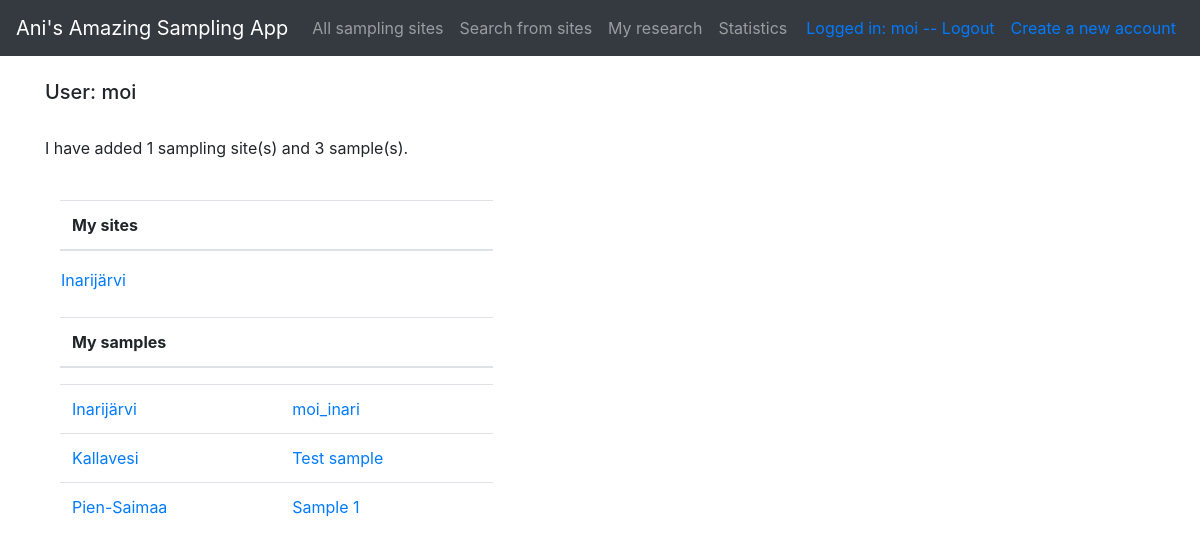
/auth/own (signed in), run on an earlier commit of the app's database.
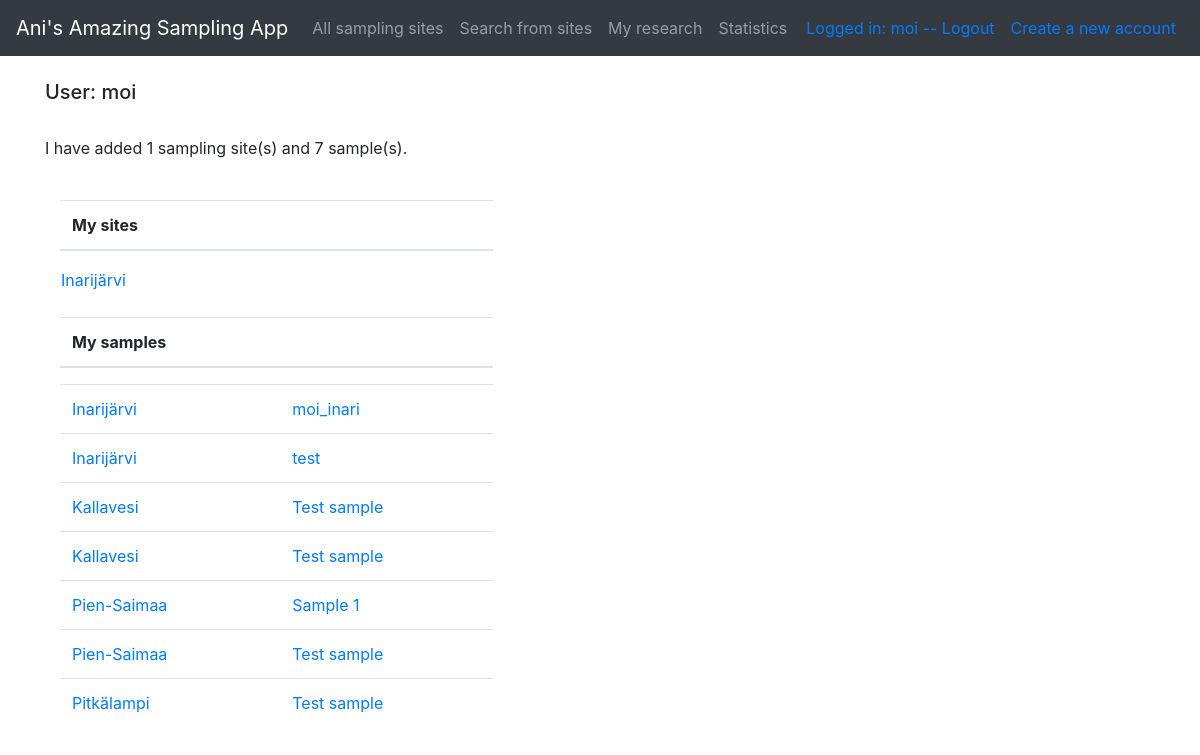
And on a later commit of the database.
### application/auth/models.py (models this page shows, shortened)
class User(Base):
    __tablename__="account"
    name = db.Column(db.String(144), nullable=False)
    username = db.Column(db.String(144), nullable=False)
    password = db.Column(db.String(144), nullable=False)
    mysites = db.relationship("Site", cascade="all, delete-orphan", secondary=users_sites,
        backref=db.backref('mysites', lazy='dynamic'), single_parent=True)
    mysamples = db.relationship("Sample", cascade="all, delete-orphan", secondary=users_samples,
        backref=db.backref('mysites', lazy='dynamic'), single_parent=True)
    @staticmethod
    def count_users_sites(userid):
        stmt = text("SELECT COUNT(users_sites.site_id)"
                    " FROM users_sites"
                    " WHERE user_id = :userid").params(userid=userid)
        result = db.engine.execute(stmt)
        return result.fetchone()[0]
    @staticmethod
    def count_users_samples(userid):
        stmt = text("SELECT COUNT(users_samples.sample_id)"
                    " FROM users_samples"
                    " WHERE user_id = :userid").params(userid=userid)
        result = db.engine.execute(stmt)
        return result.fetchone()[0]
    @staticmethod
    def list_users_sites(userid):
        stmt = text("SELECT site.id AS siteid, site.name AS sitename"
                    " FROM site"
                    " LEFT JOIN users_sites ON site.id = users_sites.site_id"
                    " WHERE users_sites.user_id = :userid").params(userid=userid)
        res = db.engine.execute(stmt)
        response = []
        for row in res:
            response.append({"siteid":row[0], "sitename":row[1]})
        return response
    @staticmethod
    def list_users_samples(userid):
        stmt = text("SELECT site.id as siteid, site.name as sitename, sample.samplename as samplename, sample.id as sampleid"
        " FROM users_samples"
        " JOIN sample ON sample.id = users_samples.sample_id"
        " JOIN site ON site.id = sample.site_id"
        " WHERE users_samples.user_id = :userid"
        " ORDER BY site.name").params(userid=userid)
        res = db.engine.execute(stmt)
        response = []
        for row in res:
            response.append({"siteid":row[0], "sitename":row[1], "samplename":row[2], "sampleid":row[3]})
        return response

### application/sites/models.py (models this page shows, shortened)
class Site(Base):
    __tablename__="site"
    name = db.Column(db.String(144), nullable=False, index=True)
    samples = db.relationship("Sample", backref="site", lazy=True, cascade="all, delete-orphan", single_parent=True)

### application/samples/models.py (models this page shows, shortened)
class Sample(Base):
    __tablename__="sample"
    samplename = db.Column(db.String(144), nullable=False)
    sampletype = db.Column(db.String(144), nullable=False, index=True)
    species = db.Column(db.String(144), nullable=False, index=True)
    amount = db.Column(db.String(144), nullable=False)
    site_id = db.Column(db.Integer, db.ForeignKey('site.id'),
                           nullable=False)

### application/auth/views.py (the view)
@app.route("/auth/own", methods=["GET"])
@login_required()
def auth_account():
    users_sites = current_user.count_users_sites(current_user.id)
    users_samples = current_user.count_users_samples(current_user.id)
    list_users_sites = current_user.list_users_sites(current_user.id)
    list_users_samples = current_user.list_users_samples(current_user.id)
    return render_template("auth/ownaccount.html", user=current_user, list_users_samples=list_users_samples,
        users_sites=users_sites, users_samples=users_samples, list_users_sites = list_users_sites)

### application/__init__.py (called while the page is built)
def login_required(role="ANY"):
    def wrapper(fn):
        @wraps(fn)
        def decorated_view(*args, **kwargs):
            if not current_user:
                return login_manager.unauthorized()
            if not current_user.is_authenticated:
                return login_manager.unauthorized()
            unauthorized = False
            if role != "ANY":
                unauthorized = True
                for user_role in current_user.roles():
                    if user_role == role:
                        unauthorized = False
                        break
            if unauthorized:
                return login_manager.unauthorized()
            return fn(*args, **kwargs)
        return decorated_view
    return wrapper

@login_manager.user_loader
def load_user(user_id):
    return User.query.get(user_id)

### application/templates/auth/ownaccount.html
{% extends "layout.html" %}
{% block body %}
<form method="GET" action="{{ url_for('auth_account') }}">
    <h5>User: {{ user.name }}</h5>
    <br>
    <p>I have added {{ users_sites }} sampling site(s) and {{ users_samples }} sample(s).</p>
    <br>
    <div class="col-5">
        <table class="table">
            <thead>
                <th>My sites</th>
            </thead>
        </table>
    </div>
    <div class="col-5">
        <table>
            <tbody>
                {% for site in list_users_sites %}
                <tr>
                    <td>
                        <a href="{{ url_for('sites_show_one_site', site_id=site.siteid) }}">{{ site.sitename }}</a>
                    </td>
                </tr>
                {% endfor %}
            </tbody>
        </table>
    </div>
    <br>
    <div class="col-5">
        <table class="table">
            <thead>
                <th>My samples</th>
            </thead>
        </table>
    </div>
    <div class="col-5">
        <table class="table">
            <tbody>
                {% for sample in list_users_samples %}
                <tr>
                    <td>
                        <a href="{{ url_for('sites_show_one_site', site_id=sample.siteid) }}">{{ sample.sitename }}</a>
                    </td>
                    <td>
                        <a href="{{ url_for('samples_show_one_sample', sample_id=sample.sampleid) }}">{{ sample.samplename}}</a>
                    </td>
                </tr>
                {% endfor %}
            </tbody>
        </table>
    </div>
    <br>
</form>
{% endblock %}

### application/templates/layout.html (shortened to what this page needs)
<!DOCTYPE html>
<html>
<head>
  <link rel="stylesheet" href="https://maxcdn.bootstrapcdn.com/bootstrap/4.0.0/css/bootstrap.min.css"
>
</head>
<body>
  <nav class="navbar navbar-expand-md navbar-dark bg-dark mb-4">
    <a class="navbar-brand" href={{ url_for('index') }}>Ani's Amazing Sampling App</a>
    <div class="collapse navbar-collapse" id="navbarCollapse">
      <ul class="navbar-nav mr-auto">
        <li class="nav-item">
          <a class="nav-link" href="{{ url_for('sites_index') }} ">All sampling sites</a>
        </li>
        <li class="nav-item">
          <a class="nav-link" href="{{ url_for('sites_search') }}">Search from sites</a>
        </li>
        {% if current_user.is_authenticated %}
        <li class="nav-item">
          <a class="nav-link" href="{{ url_for('auth_account') }} ">My research</a>
        </li>
        <li class="nav-item">
          <a class="nav-link" href="{{ url_for('see_statistics') }} ">Statistics</a>
        </li>
        {% endif %}
      </ul>
      <div class="form-inline mt-2 mt-md-0 ml-auto">
        <ul class="navbar-nav ml-auto">
          <li class="nav-item active px-2">
            {% if current_user.is_authenticated %}
            <a href="{{ url_for('auth_logout') }}">Logged in: {{ current_user.name }} -- Logout</a>
            {% else %}
            <a href="{{ url_for('auth_login') }}">Login</a>
            {% endif %}
          </li>
          <li class="nav-item active px-2">
            <a href="{{ url_for('auth_form') }}">Create a new account</a>
          </li>
        </ul>
      </div>
  </nav>
  <main role="main" class="container">
    {% block body %}{% endblock %}
  </main>
</body>
</html>

What changed in the data, as far as the page shows it:
added Sample: sitename "Inarijärvi", samplename "test"
added Sample: sitename "Kallavesi", samplename "Test sample"
added Sample: sitename "Pien-Saimaa", samplename "Test sample"
added Sample: sitename "Pitkälampi", samplename "Test sample"
Also different on the page:
{{ users_samples }}: "3" → "7"
